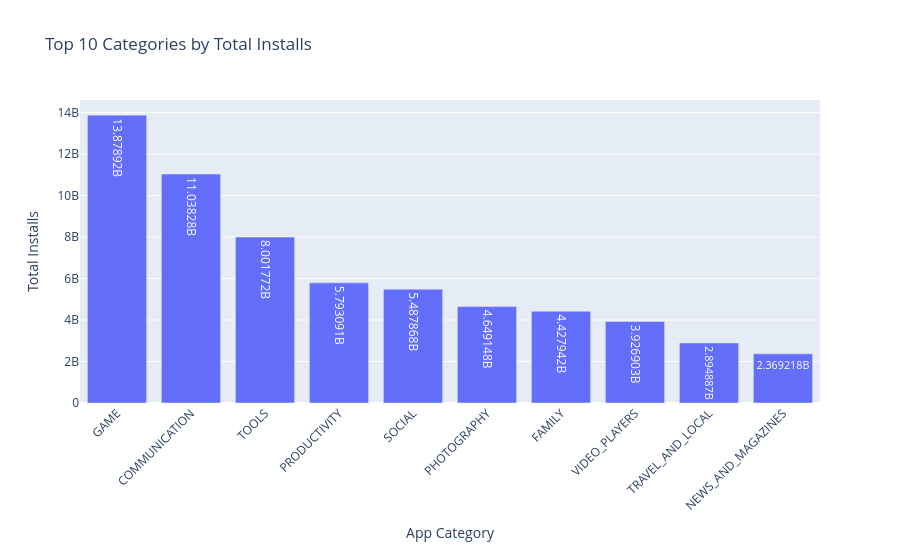

Notebook code for this chart:
### Code cell
# Graph 1 - Top 10 Categories by Total Installs

category_installs = (
    play_store_df
    .groupby("Category")["Installs_Num"]
    .sum()
    .sort_values(ascending=False)
    .head(10)
    .reset_index()
)

fig = px.bar(
    category_installs,
    x="Category",
    y="Installs_Num",
    title="Top 10 Categories by Total Installs",
    labels={
        "Category": "App Category",
        "Installs_Num": "Total Installs"
    },
    text_auto=True
)

fig.update_layout(
    xaxis_tickangle=-45,
    height=550
)

fig.show()

### Figure 1 — Plotly figure (JSON) as saved in the notebook; plotly's stock layout.template omitted (floating-point values rounded to 4 significant figures)
{"data": [{"hovertemplate": "App Category=%{x}<br>Total Installs=%{y}<extra></extra>", "legendgroup": "", "marker": {"color": "#636efa", "pattern": {"shape": ""}}, "name": "", "orientation": "v", "showlegend": false, "textposition": "auto", "texttemplate": "%{y}", "type": "bar", "x": ["GAME", "COMMUNICATION", "TOOLS", "PRODUCTIVITY", "SOCIAL", "PHOTOGRAPHY", "FAMILY", "VIDEO_PLAYERS", "TRAVEL_AND_LOCAL", "NEWS_AND_MAGAZINES"], "xaxis": "x", "y": [13880000000.0, 11040000000.0, 8002000000.0, 5793000000.0, 5488000000.0, 4649000000.0, 4428000000.0, 3927000000.0, 2895000000.0, 2369000000.0], "yaxis": "y"}], "layout": {"barmode": "relative", "height": 550, "legend": {"tracegroupgap": 0}, "title": {"text": "Top 10 Categories by Total Installs"}, "xaxis": {"anchor": "y", "domain": [0, 1], "tickangle": -45, "title": {"text": "App Category"}}, "yaxis": {"anchor": "x", "domain": [0, 1], "title": {"text": "Total Installs"}}}}
